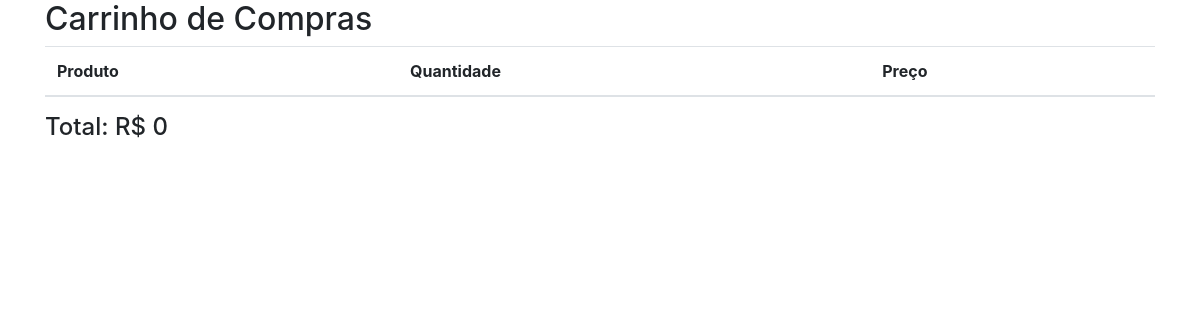
Before: /carrinho/ (signed in) with the older database file.
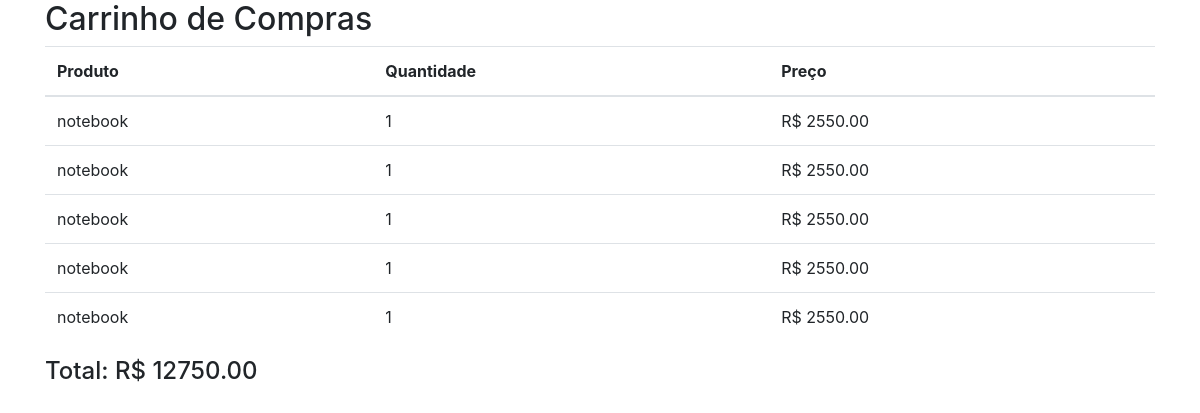
After: the same page with the newer database file.
### carrinho/models.py (models this page shows, shortened)
class itemCarrinho(models.Model):
    cliente = models.ForeignKey(Cliente, on_delete=models.CASCADE)
    produto = models.ForeignKey(Produto, on_delete=models.CASCADE)
    quantidade = models.IntegerField(default=1)
    def total_preco(self):
        return self.quantidade * self.produto.preco

### produto/models.py (models this page shows, shortened)
class Produto(models.Model):
    nome = models.CharField(max_length=100)
    descricao = models.CharField(max_length=100)
    preco = models.DecimalField(max_digits=10, decimal_places=2)
    quantidade = models.IntegerField()
    categoria = models.CharField(max_length=60, null=True, blank=True)
    imagem = models.ImageField(upload_to='imagens/', null=True, blank=True)

### carrinho/views.py (the view)
# urls.py: path('', exibir_carrinho, name='exibir_carrinho'),
def exibir_carrinho(request):
    cliente_id = request.session.get('cliente_id')
    if cliente_id:
        itens = itemCarrinho.objects.filter(cliente_id=cliente_id)
        total = sum(item.total_preco() for item in itens)
        return render(request, 'carrinho.html', {'itens': itens, 'total': total})
    else:
        messages.error(request, 'Você precisa estar logado para ver o carrinho.')
        return render(request, "login.html")

### carrinho/templates/carrinho.html (shortened to what this page needs)
<!DOCTYPE html>
{% load static %}
<html lang="pt-br">
<head>
    <link rel="stylesheet" href="https://stackpath.bootstrapcdn.com/bootstrap/4.1.3/css/bootstrap.min.css">
</head>
<body>
<div class="container">
    <h2>Carrinho de Compras</h2>
    <table class="table">
        <thead>
            <tr>
                <th>Produto</th>
                <th>Quantidade</th>
                <th>Preço</th>
            </tr>
        </thead>
        <tbody>
            {% for item in itens %}
            <tr>
                <td>{{ item.produto.nome }}</td>
                <td>{{ item.quantidade }}</td>
                <td>R$ {{ item.total_preco }}</td>
            </tr>
            {% endfor %}
        </tbody>
    </table>
    <h4>Total: R$ {{ total }}</h4>
</div>
</body>
</html>

Changed rows visible on the page:
added itemCarrinho: produto.nome "notebook", quantidade "1", total_preco "2550.00"
added itemCarrinho: produto.nome "notebook", quantidade "1", total_preco "2550.00"
added itemCarrinho: produto.nome "notebook", quantidade "1", total_preco "2550.00"
added itemCarrinho: produto.nome "notebook", quantidade "1", total_preco "2550.00"
added itemCarrinho: produto.nome "notebook", quantidade "1", total_preco "2550.00"
Other visible differences:
{{ total }}: "0" → "12750.00"
